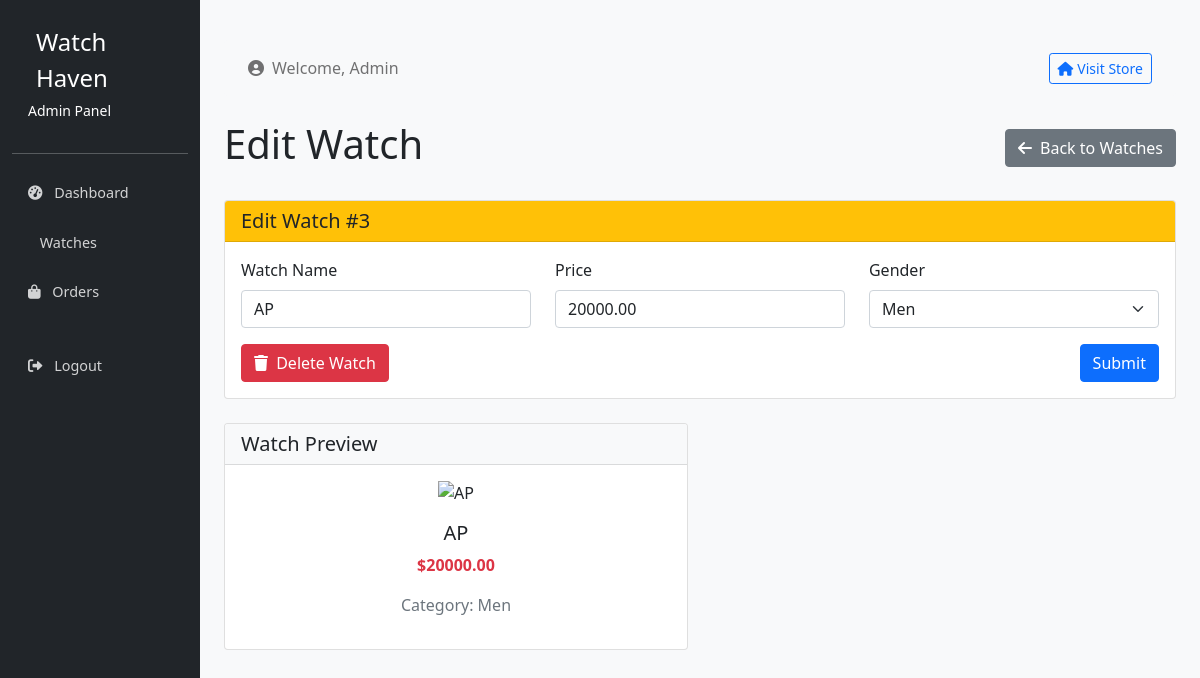
Before: /admin/watch/edit/3 (signed in) with the older database file.
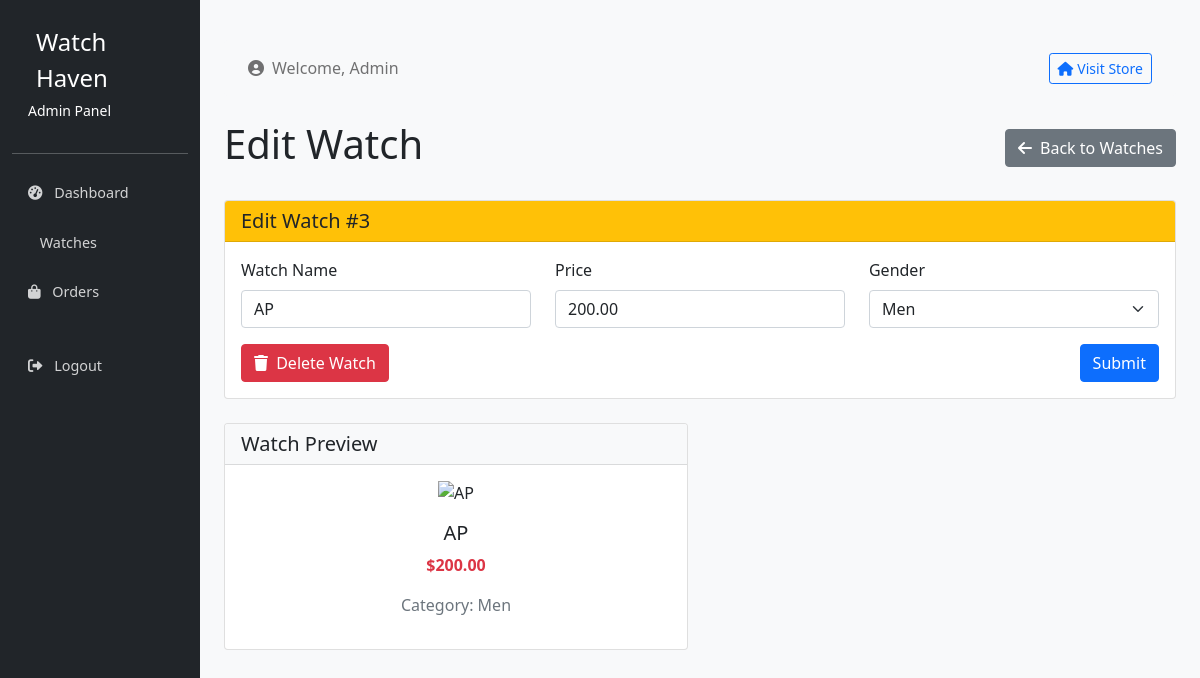
After: the same page with the newer database file.
### models.py (models this page shows)
class Watches(db.Model):
    id = db.Column(db.Integer, primary_key=True, autoincrement=True)
    name = db.Column(db.String(100))
    price = db.Column(db.Numeric(10, 2))
    gender = db.Column(db.Enum('men', 'women'))
    cart_items = db.relationship('Cart', backref='watch', lazy=True)
    order_items = db.relationship('OrderItems', backref='watch', lazy=True)

### routes.py (the view)
@app.route('/admin/watch/edit/<int:id>', methods=['GET', 'POST'])
def admin_edit_watch(id):
    return AdminWatchRoutes.edit_watch(id)

### forms.py
class WatchForm(FlaskForm):
    name = StringField('Watch Name', validators=[DataRequired()])
    price = DecimalField('Price', validators=[DataRequired()])
    gender = SelectField('Gender', choices=[('men', 'Men'), ('women', 'Women')], validators=[DataRequired()])
    submit = SubmitField('Submit')

### routes.py (called while the page is built, shortened)
    @staticmethod
    def check_admin():
        if 'user_id' not in session or session['user_role'] != 'admin':
            return False
        return True

    @classmethod
    def edit_watch(cls, id):
        if not cls.check_admin():
            flash('Unauthorized access!')
            return redirect(url_for('index'))
        watch = Watches.query.get_or_404(id)
        form = WatchForm()
        if request.method == 'GET':
            form.name.data = watch.name
            form.price.data = float(watch.price)
            form.gender.data = watch.gender
        return render_template('admin/edit_watch.html', form=form, watch=watch)

### templates/admin/edit_watch.html (shortened to what this page needs)
{% extends "admin/layout.html" %}
{% block content %}
<div class="d-flex justify-content-between align-items-center mb-4">
    <h1>Edit Watch</h1>
    <a href="{{ url_for('admin_watches') }}" class="btn btn-secondary">
        <i class="fas fa-arrow-left me-1"></i> Back to Watches
    </a>
</div>
<div class="card">
    <div class="card-header bg-warning">
        <h5 class="mb-0">Edit Watch #{{ watch.id }}</h5>
    </div>
    <div class="card-body">
        <form method="POST" action="{{ url_for('admin_edit_watch', id=watch.id) }}">
            <div class="row">
                <div class="col-md-4 mb-3">
                    {{ form.name.label(class="form-label") }}
                    {{ form.name(class="form-control") }}
                </div>
                <div class="col-md-4 mb-3">
                    {{ form.price.label(class="form-label") }}
                    {{ form.price(class="form-control") }}
                </div>
                <div class="col-md-4 mb-3">
                    {{ form.gender.label(class="form-label") }}
                    {{ form.gender(class="form-select") }}
                </div>
            </div>
            <div class="d-flex justify-content-between">
                <a href="{{ url_for('admin_delete_watch', id=watch.id) }}" class="btn btn-danger"
                   onclick="return confirm('Are you sure you want to delete this watch?')">
                    <i class="fas fa-trash me-1"></i> Delete Watch
                </a>
                {{ form.submit(class="btn btn-primary") }}
            </div>
        </form>
    </div>
</div>
<div class="row mt-4">
    <div class="col-md-6">
        <div class="card">
            <div class="card-header bg-light">
                <h5 class="mb-0">Watch Preview</h5>
            </div>
            <div class="card-body text-center">
                <img src="/api/placeholder/300/300" class="img-fluid mb-3" alt="{{ watch.name }}">
                <h5>{{ watch.name }}</h5>
                <p class="fw-bold text-danger">${{ watch.price }}</p>
                <p class="text-muted">Category: {{ watch.gender|capitalize }}</p>
            </div>
        </div>
    </div>
</div>
{% endblock %}

Changed rows visible on the page:
changed Watches "AP": price "20000.00" → "200.00"
